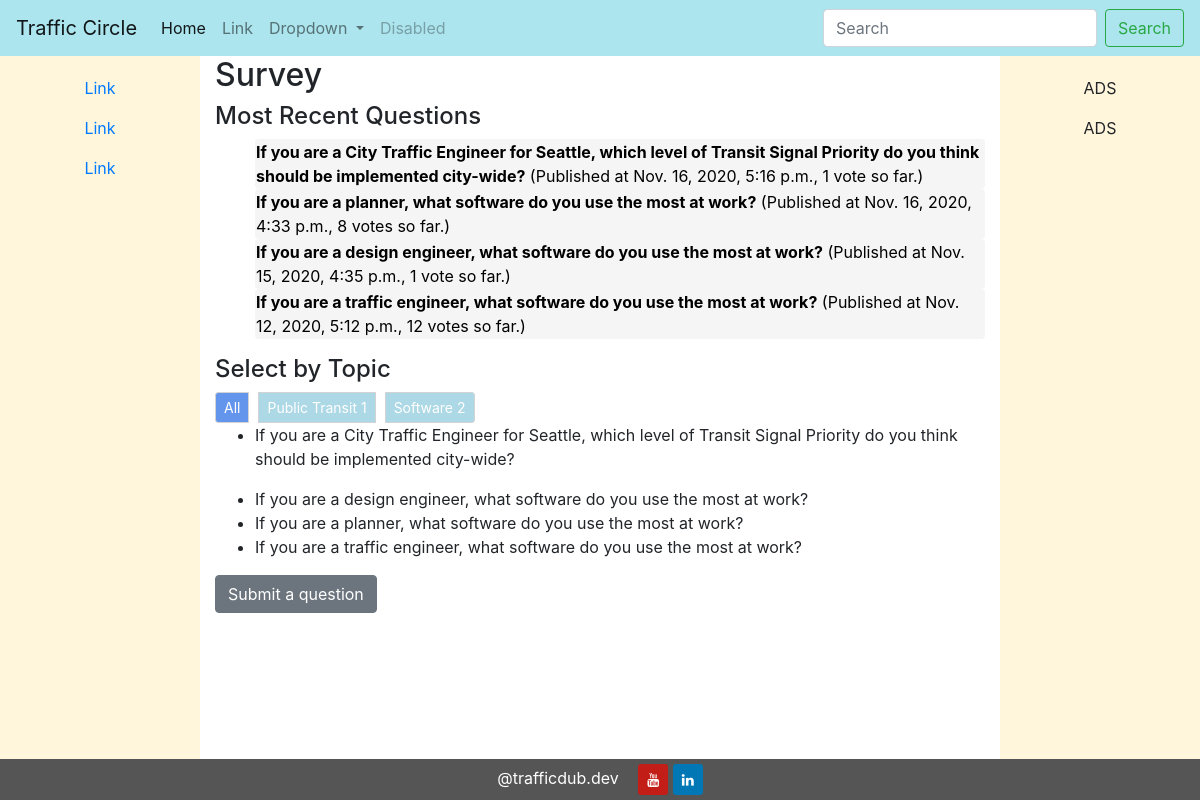
The page /polls/ on the database as committed earlier.
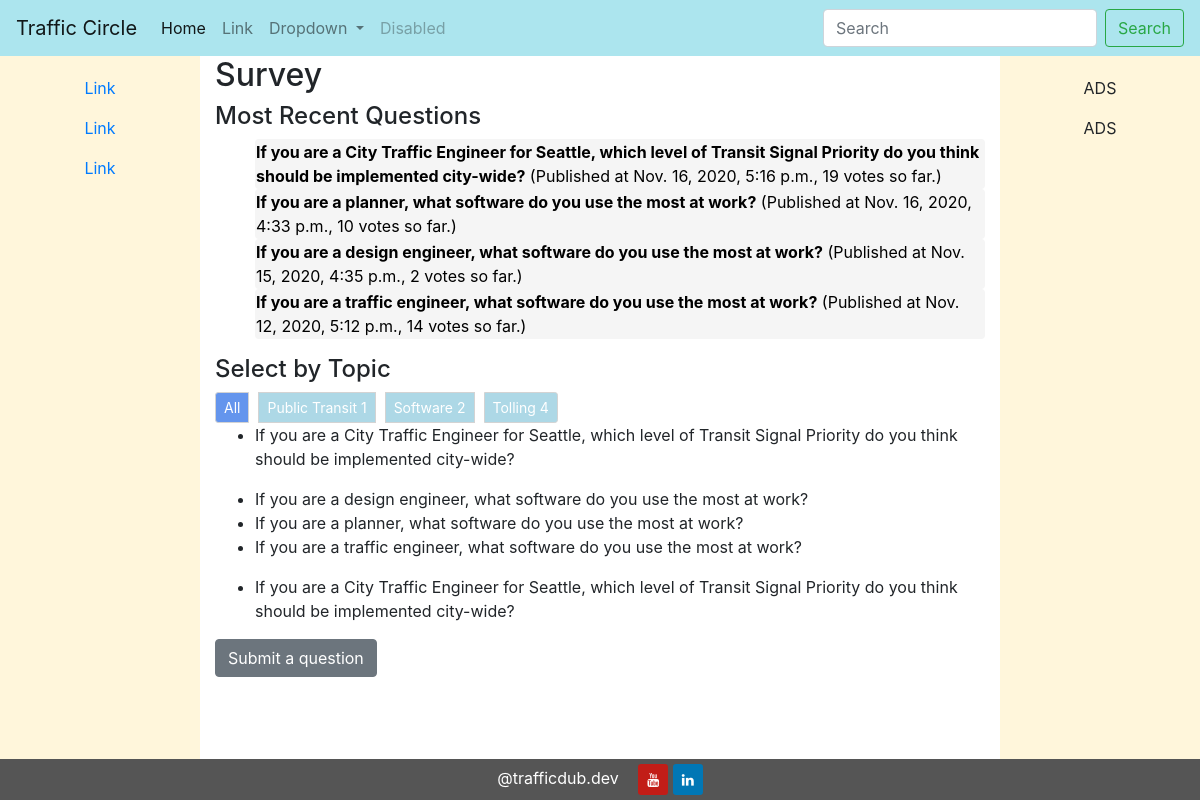
The same page on the database as committed later.
### polls/models.py (models this page shows, shortened)
class Question(models.Model):
    question_text = models.CharField(max_length=200)
    pub_date = models.DateTimeField('date published')
    category = models.ManyToManyField(Category, related_name='questions')
    topic = models.ManyToManyField(Topic, related_name='questions')
    def was_published_recently(self):
        now = timezone.now()
        return now - dt.timedelta(days=14) <= self.pub_date <= now
    was_published_recently.admin_order_field = 'pub_date'
    was_published_recently.boolean = True
    was_published_recently.short_description = 'Published recently?'

class Topic(models.Model):
    topic_text = models.CharField(max_length=64, blank=True)
    def __str__(self):
        return self.topic_text

### polls/views.py (the view)
# urls.py: path('', views.IndexView.as_view(), name='index'),
class IndexView(generic.ListView):
    template_name = 'polls/index.html'
    context_object_name = 'latest_question_list'
    paginate_by = 10
    def get_queryset(self):
        return Question.objects.filter(
            pub_date__lte=tz.now()
        ).order_by('-pub_date')[:5]
    def get_context_data(self, **kwargs):
        context = super(IndexView,self).get_context_data(**kwargs)
        context['votes'] = Choice.objects.values('question').annotate(total_vote=Sum('votes'))
        context['topics'] = Topic.objects.all()
        return context

### polls/templatetags/polls_extras.py (called while the page is built)
@register.filter(name='get_total_vote_by_q_id')
def get_total_vote_by_q_id(choices_set, id):
    return choices_set.filter(question=id)[0]['total_vote']

### polls/templates/polls/index.html (shortened to what this page needs)
{% extends "polls/layout.html" %}
{% load polls_extras %}
{% load static %}
{% block polls_body%}
    <div>
        <h2>Survey</h2>
        <h4>Most Recent Questions</h4>
        {% if latest_question_list %}
        <ul>
            {% for question in latest_question_list %}
                <button class="btn btn-link q-text" id="question-{{ question.id }}" type="button" data-toggle="collapse" data-target=".collapse-{{ question.id }}" data-questionId="{{ question.id }}" aria-expanded="true" aria-controls="q-choices-{{ question.id }}">
                    <b>{{ question.question_text }}</b> (Published at {{ question.pub_date }}, {{ votes|get_total_vote_by_q_id:question.id}} vote{{ votes|get_total_vote_by_q_id:question.id|pluralize}} so far.)
                </button>
            {% endfor %}
        </ul>
        {% else %}
            <p>No survey questions available.</p>
        {% endif %}
    </div>
    <div>
        <h4>Select by Topic</h4>
        <div class="btn-group btn-group-sm btn-group-toggle" data-toggle="buttons">
            <label class="btn btn-secondary btn-topic active">
                <input type="checkbox" checked autocomplete="off"> All
            </label>
            {% for topic in topics %}
            <label class="btn btn-secondary btn-topic">
                <input type="checkbox" autocomplete="off"> {{ topic }} {{topic.id}}
            </label>
            {% endfor %}
        </div>
        <div id='question-filtered-by-topic'>
            {% for topic in topics %}
                <ul>
                    {% for question in topic.questions.all %}
                    <li>{{ question.question_text }}</li>
                    {% endfor %}
                </ul>
            {% endfor %}
        </div>
    </div>
    <p>
        <div>
            <a href="{% url 'polls:add_question'%}" role="button" class="btn btn-secondary btn-mi">Submit a question</a>
        </div>
    </p>
{% endblock %}

Rows that differ between the two databases and show on the page:
computed for Question "Nov. 16, 2020, 5:16 p.m.": id "1" → "19"
computed for Question "If you are a planner, what software do you use the most at work?": id "8" → "10"
computed for Question "If you are a design engineer, what software do you use the most at work?": id "1" → "2"
computed for Question "If you are a traffic engineer, what software do you use the most at work?": id "12" → "14"
added Topic: topic_text "Tolling", id "4", Question (question_text "If you are a City Traffic Engineer for Seattle, which level of Transit Signal Priority do you think should be implemented city-wide?")
